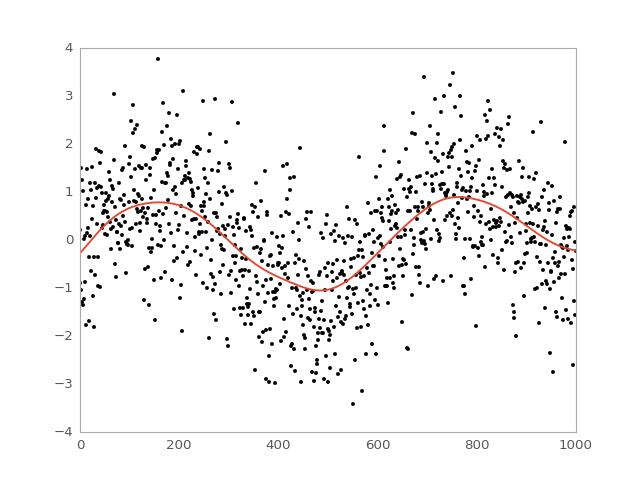

Reproduce this figure in Python.
import numpy as np
import matplotlib.pyplot as plt

from astropy.convolution import Gaussian1DKernel, convolve

# Generate fake data
x = np.arange(1000).astype(float)
y = np.sin(x / 100.) + np.random.normal(0., 1., x.shape)

# Create kernel
g = Gaussian1DKernel(stddev=50)

# Convolve data
z = convolve(y, g, boundary='extend')

# Plot data before and after convolution
plt.plot(x, y, 'k.')
plt.plot(x, z)
plt.show()
